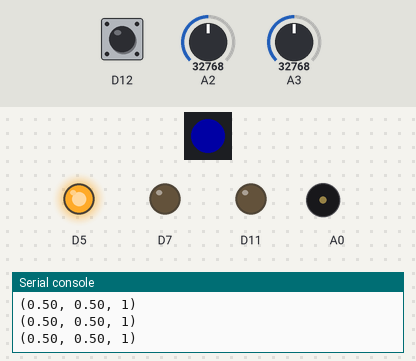
Bench run of a program on a simulated CircuitPython board. Shown: 1 RGB LEDs in strip order, left to right, output pins drawn as LEDs (lit = HIGH), buzzer (waves = sounding), the last lines printed to the serial console. The inputs (shaded band) are chosen by the test bench; at power-on: A2 = 32768, A3 = 32768, D12 HIGH (analog values on the 0–65535 scale). Dim RGB values are drawn brighter than linear; random numbers come from a fixed seed.

Above: at 1.3 s.
1.4 s: A2 set to 32176
At 2.2 s:
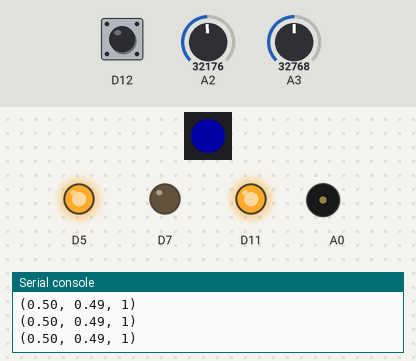
2.9 s: A3 set to 32240
At 3.5 s:
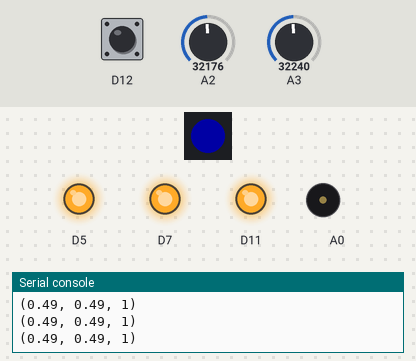
4.4 s: A2 set to 45874
At 4.9 s:
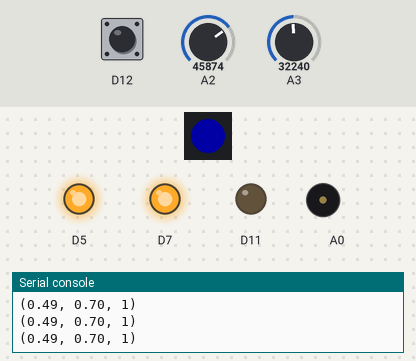
5.9 s: A2 set to 32767
At 7.1 s:
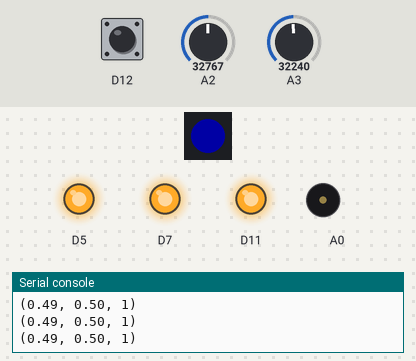
7.4 s: A2 set to 57670
At 8.7 s:
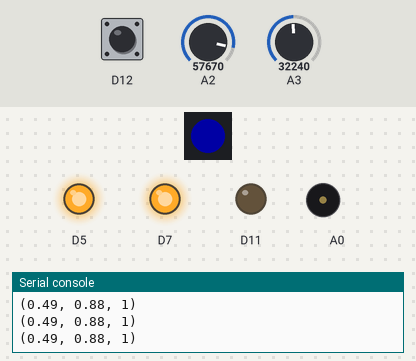
Timing chart, 0 to 9.9 s (numbered marks = the images above; inputs shaded):
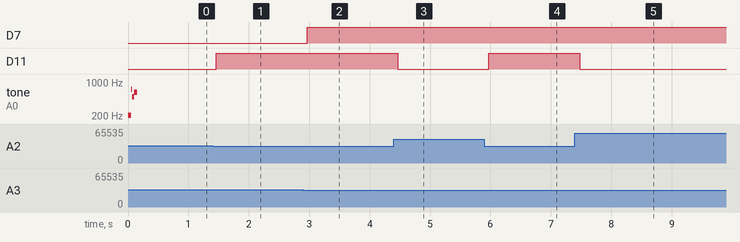

The program:

code.py
```python
'''
Turtle Robot (V2.2) https://github.com/aspro648/OSTR/
@TheMakersBox
#TurtleRobot
648.ken@gmail.com

You have an Adafruit ItsyBitsy M4:
    https://learn.adafruit.com/introducing-adafruit-itsybitsy-m4
Running CiruitPython version 8.2.0
    https://circuitpython.org/board/itsybitsy_m4_express/
With libraries from adafruit-circuitpython-bundle-8.x-mpy-20230709:
    https://github.com/adafruit/Adafruit_CircuitPython_Bundle/releases
Download Mu Editor at https://codewith.mu/en/download

Workshop Links:
  Handouts: https://github.com/aspro648/OSTR/raw/master/V2/docs/Robotics_Handouts.pdf
  Mechanical Assembly: https://github.com/aspro648/OSTR/raw/master/V2/docs/Mechanical_Assembly.pdf

Activites:
  https://docs.google.com/document/d/19hY27RIYt-YYEiWk7DZJuPJ98lScfxjeHMsqSfyFYEI/edit?usp=sharing
  https://groklearning.com/hoc/activity/snowflake/
  https://www.tinkercad.com/joinclass/6I6RPXA9QDII
'''

# comment these out if you don't want sound or color LED on startup
import Example_01_RGB         # sets RGB color
import Example_04_speaker     # plays a random tone on startup

print("\nHello!  Edit 'code.py' to change which program runs.\n")

# Uncomment just code file below that you would like to execute and save this file.
# Click on [Serial] button to see code output.
# Open the individual ".py" file to see what it does or modify it.

# --- The following scripts are Turtle Robot specific ---
#import Example_01_blink
#import Example_02_button
#import Example_03_PWM
#import Example_04_music
#import Example_04_rtttl
#import Example_05_IR
import Example_05_eye_check
#import Example_06_servo
#import Example_07_stepper

# --- The following will run on the Robot or on a laptop ---
#import turtle_wheel_calibration
#import turtle_snowflake_example1
#import turtle_snowflake_example2
#import turtle_mySnowflake
#import turtle_font_example
#import turtle_cursive_example
#import turtle_goto_example
#import turtle_Fibonacci
#import turtle_Koch_snowflake
#import turtle_Sierpinski_pyramid
```

Example_01_RGB.py
```python
import board
import digitalio
from time import sleep
import adafruit_dotstar


print('Running "%s" to set RGB LED color!' % __file__)

led = adafruit_dotstar.DotStar(board.APA102_SCK, board.APA102_MOSI, 1)

red =   (255, 0, 0)
green = (0, 255, 0)
blue =  (0, 0, 255)

myColor = blue         # https://www.rapidtables.com/web/color/RGB_Color.html


def RGBled(color, brightness=1):
    led[0] = color
    led.brightness = brightness


RGBled(myColor, brightness=0.15)


if __name__ == '__main__':
    RGBled((94, 40, 62)) #ChickTECH pink!
    # Colors are repesented by the three values (0 - 255) for (red, green, blue)


    # Find your favorite color RGB values at https://www.rapidtables.com/web/color/RGB_Color.html
    # and try it.
    myColor = (255, 255, 255)  # What color do you think this is?

    # Add a variable 'delayTime' so you can change the speed in one place.
    # Is there a way to generate random numbers?

    while True:
        print("I'm red")
        RGBled[0] = red
        time.sleep(2)
        print("I'm green")
        RGBled[0] = green
        time.sleep(2)
        print("I'm blue")
        RGBled[0] = blue
        time.sleep(2)
```

Example_04_speaker.py
```python
import simpleio
import random
import settings


PIEZO_PIN = settings.speakerPin

DEBUG = False
print('Running "%s" to play startup notes!' % __file__)


# play random notes on startup
for x in range(5):
    frequency = random.random()*800+100
    duration = random.random()/16
    simpleio.tone(PIEZO_PIN, frequency, duration=duration)
    if DEBUG: print("tone(%s, %s, duration=%.3f)" % (PIEZO_PIN, frequency, duration))


'''
Explore:
    * What is the highest and lowest frequency tone you can hear?
        - Does that correspond with what you expect?
        - Look at the datasheet for the speaker to see if it has clues.
    * You can see in the documentation that the duration is optional.  What happens if you omit it?
    * Open Example_04_music.py and make a tune.
    * In the early days of cell phones, a system called Ring Tone Text Transfer Language (rtttl)
      was developed by Nokia to play tunes.
        - Open Example_04_rtttl.py and examine the available tunes.
'''
```

Example_05_eye_check.py
```python
import digitalio
import analogio
import settings
from time import sleep

print('Running "%s"' % __file__)
# This program is used to test the functionality of the LEDs,
# IR Emitter/Detector, and button.

# define pins used
buttonPin = settings.buttonPin
emitterPin = settings.emitterPin
rightLEDPin = settings.rightLEDPin
rightDetectorPin = settings.rightDetectorPin
leftLEDPin = settings.leftLEDPin
leftDetectorPin = settings.leftDetectorPin

# assign pins as input or output
button = digitalio.DigitalInOut(buttonPin)
emitter = digitalio.DigitalInOut(emitterPin)
rightLED = digitalio.DigitalInOut(rightLEDPin)
leftLED = digitalio.DigitalInOut(leftLEDPin)
rightDetector = analogio.AnalogIn(rightDetectorPin)
leftDetector = analogio.AnalogIn(leftDetectorPin)

# set direction
button.switch_to_input(pull=digitalio.Pull.UP)
emitter.direction = digitalio.Direction.OUTPUT
rightLED.direction = digitalio.Direction.OUTPUT
leftLED.direction = digitalio.Direction.OUTPUT

# turn on IR LED
emitter.value = True

while True:
    rightReading = rightDetector.value / 65535
    leftReading = leftDetector.value / 65535
    print("(%.2f, %.2f, %d)" % (rightReading, leftReading, button.value))
    if rightReading < 0.5 or not button.value:
        rightLED.value = True
    else:
        rightLED.value = False

    if leftReading < 0.5 or not button.value:
        leftLED.value = True
    else:
        leftLED.value = False

    sleep(0.1) #  slow down a bit so we can read console
```

settings.py
```python
import board

DEBUG = True      # Print statements from turtle.py to console

if True: # settings for Itsy Robot Base Kit
    # robot specific parameters
    wheel_dia = 52.5     # mm (increase = decrease distance)
    wheel_base = 76.35  # mm (increase = spiral clockwise)

     # stepper parameters
    steps_rev = 512    # 512 for 64x gearbox, 128 for 16x gearbox
    delay_time = 2     # time between steps in ms (too quick will freeze motors)
    invert_direction = True # change if turtle running backward

    # servo parameters
    PEN_DOWN = 160     # angle of servo when pen is down
    PEN_UP = 75      # angle of servo when pen is up
    min_pulse = 750
    max_pulse = 2500

    servoPin = board.A1
    speakerPin = board.A0
    buttonPin = board.D12

    rightLEDPin = board.D7
    leftLEDPin = board.D11
    emitterPin = board.D5

    rightDetectorPin = board.A3
    leftDetectorPin = board.A2

    L_In1_Pin = board.D13  # has onboard LED on it
    L_In2_Pin = board.D10
    L_In3_Pin = board.A4
    L_In4_Pin = board.A5

    R_In1_Pin = board.SCK
    R_In2_Pin = board.MOSI
    R_In3_Pin = board.MISO
    R_In4_Pin = board.D9

else: # pins for IstyBitsy M4 Breadboard Robot
    # robot specific parameters
    wheel_dia = 57     # mm (increase = decrease distance)
    wheel_base = 106.8  # mm (increase = spiral clockwise)

    # stepper parameters
    steps_rev = 512    # 512 for 64x gearbox, 128 for 16x gearbox
    delay_time = 2     # time between steps in ms (too quick will freeze motors)
    invert_direction = False  # change if turtle running backward

    # servo parameters
    PEN_DOWN = 75     # angle of servo when pen is down
    PEN_UP = 160      # angle of servo when pen is up
    min_pulse = 750
    max_pulse = 2500

    servoPin = board.D7
    speakerPin = board.D5
    buttonPin = board.MISO

    leftLEDPin = board.A2
    rightLEDPin = board.A3
    emitterPin = board.A1

    rightDetectorPin = board.A4
    leftDetectorPin = board.A5

    L_In1_Pin = board.D13  # has onboard LED on it
    L_In2_Pin = board.D12
    L_In3_Pin = board.D11
    L_In4_Pin = board.D10

    R_In1_Pin = board.SCL
    R_In2_Pin = board.SDA
    R_In3_Pin = board.D1
    R_In4_Pin = board.D0
```

Measured:
- the behaviour switches between 32768 and 32752 on A2 (found by bisection; images 0 and 1)
- the behaviour switches between 32768 and 32752 on A3 (found by bisection; images 1 and 2)
- after the input at 1.4 s, D11: LOW → HIGH after 0.06 s
- after the input at 2.9 s, D7: LOW → HIGH after 0.06 s
- after the input at 4.4 s, D11: HIGH → LOW after 0.07 s
- after the input at 5.9 s, D11: LOW → HIGH after 0.07 s
- after the input at 7.4 s, D11: HIGH → LOW after 0.08 s
